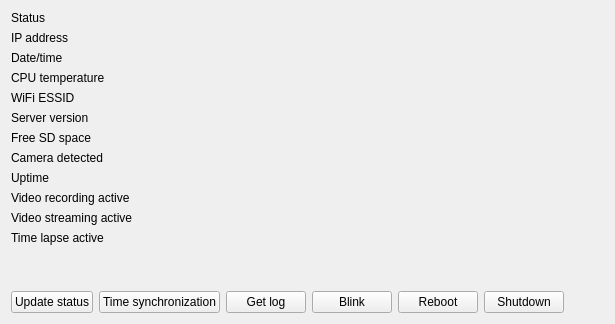
              <widget class="QWidget" name="status_tab">
               <attribute name="title">
                <string>Status</string>
               </attribute>
               <layout class="QVBoxLayout" name="verticalLayout_5">
                <item>
                 <layout class="QVBoxLayout" name="verticalLayout_4">
                  <item>
                   <layout class="QGridLayout" name="gridLayout">
                    <item row="11" column="0">
                     <widget class="QLabel" name="label_22">
                      <property name="text">
                       <string>Time lapse active</string>
                      </property>
                     </widget>
                    </item>
                    <item row="6" column="1">
                     <widget class="QLabel" name="free_sd_space_lb">
                      <property name="text">
                       <string/>
                      </property>
                     </widget>
                    </item>
                    <item row="4" column="1">
                     <widget class="QLabel" name="wifi_essid_lb">
                      <property name="text">
                       <string/>
                      </property>
                     </widget>
                    </item>
                    <item row="11" column="1">
                     <widget class="QLabel" name="time_lapse_active_lb">
                      <property name="text">
                       <string/>
                      </property>
                     </widget>
                    </item>
                    <item row="2" column="0">
                     <widget class="QLabel" name="label_2">
                      <property name="text">
                       <string>Date/time</string>
                      </property>
                     </widget>
                    </item>
                    <item row="9" column="1">
                     <widget class="QLabel" name="video_recording_active_lb">
                      <property name="text">
                       <string/>
                      </property>
                     </widget>
                    </item>
                    <item row="2" column="1">
                     <widget class="QLabel" name="datetime_lb">
                      <property name="text">
                       <string/>
                      </property>
                     </widget>
                    </item>
                    <item row="0" column="0">
                     <widget class="QLabel" name="label">
                      <property name="text">
                       <string>Status</string>
                      </property>
                     </widget>
                    </item>
                    <item row="3" column="0">
                     <widget class="QLabel" name="label_3">
                      <property name="text">
                       <string>CPU temperature</string>
                      </property>
                     </widget>
                    </item>
                    <item row="4" column="0">
                     <widget class="QLabel" name="label_8">
                      <property name="text">
                       <string>WiFi ESSID</string>
                      </property>
                     </widget>
                    </item>
                    <item row="7" column="1">
                     <widget class="QLabel" name="camera_detected_lb">
                      <property name="text">
                       <string/>
                      </property>
                     </widget>
                    </item>
                    <item row="1" column="1">
                     <widget class="QLabel" name="ip_address_lb">
                      <property name="text">
                       <string/>
                      </property>
                     </widget>
                    </item>
                    <item row="3" column="1">
                     <widget class="QLabel" name="cpu_temp_lb">
                      <property name="text">
                       <string/>
                      </property>
                     </widget>
                    </item>
                    <item row="1" column="0">
                     <widget class="QLabel" name="label_12">
                      <property name="text">
                       <string>IP address</string>
                      </property>
                     </widget>
                    </item>
                    <item row="7" column="0">
                     <widget class="QLabel" name="label_10">
                      <property name="text">
                       <string>Camera detected</string>
                      </property>
                     </widget>
                    </item>
                    <item row="10" column="0">
                     <widget class="QLabel" name="label_14">
                      <property name="text">
                       <string>Video streaming active</string>
                      </property>
                     </widget>
                    </item>
                    <item row="6" column="0">
                     <widget class="QLabel" name="label_9">
                      <property name="text">
                       <string>Free SD space</string>
                      </property>
                     </widget>
                    </item>
                    <item row="9" column="0">
                     <widget class="QLabel" name="label_13">
                      <property name="text">
                       <string>Video recording active</string>
                      </property>
                     </widget>
                    </item>
                    <item row="8" column="0">
                     <widget class="QLabel" name="label_11">
                      <property name="text">
                       <string>Uptime</string>
                      </property>
                     </widget>
                    </item>
                    <item row="8" column="1">
                     <widget class="QLabel" name="uptime_lb">
                      <property name="text">
                       <string/>
                      </property>
                     </widget>
                    </item>
                    <item row="10" column="1">
                     <widget class="QLabel" name="video_streaming_active_lb">
                      <property name="text">
                       <string/>
                      </property>
                     </widget>
                    </item>
                    <item row="0" column="1">
                     <widget class="QLabel" name="status_lb">
                      <property name="text">
                       <string/>
                      </property>
                     </widget>
                    </item>
                    <item row="5" column="0">
                     <widget class="QLabel" name="label_23">
                      <property name="text">
                       <string>Server version</string>
                      </property>
                     </widget>
                    </item>
                    <item row="5" column="1">
                     <widget class="QLabel" name="server_version_lb">
                      <property name="text">
                       <string/>
                      </property>
                     </widget>
                    </item>
                   </layout>
                  </item>
                  <item>
                   <spacer name="verticalSpacer">
                    <property name="orientation">
                     <enum>Qt::Vertical</enum>
                    </property>
                    <property name="sizeHint" stdset="0">
                     <size>
                      <width>20</width>
                      <height>40</height>
                     </size>
                    </property>
                   </spacer>
                  </item>
                  <item>
                   <layout class="QHBoxLayout" name="horizontalLayout_4">
                    <item>
                     <widget class="QPushButton" name="status_update_pb">
                      <property name="text">
                       <string>Update status</string>
                      </property>
                     </widget>
                    </item>
                    <item>
                     <widget class="QPushButton" name="time_synchro_pb">
                      <property name="text">
                       <string>Time synchronization</string>
                      </property>
                     </widget>
                    </item>
                    <item>
                     <widget class="QPushButton" name="get_log_pb">
                      <property name="text">
                       <string>Get log</string>
                      </property>
                     </widget>
                    </item>
                    <item>
                     <widget class="QPushButton" name="blink_pb">
                      <property name="text">
                       <string>Blink</string>
                      </property>
                     </widget>
                    </item>
                    <item>
                     <widget class="QPushButton" name="reboot_pb">
                      <property name="text">
                       <string>Reboot</string>
                      </property>
                     </widget>
                    </item>
                    <item>
                     <widget class="QPushButton" name="shutdown_pb">
                      <property name="text">
                       <string>Shutdown</string>
                      </property>
                     </widget>
                    </item>
                    <item>
                     <spacer name="horizontalSpacer">
                      <property name="orientation">
                       <enum>Qt::Horizontal</enum>
                      </property>
                      <property name="sizeHint" stdset="0">
                       <size>
                        <width>40</width>
                        <height>20</height>
                       </size>
                      </property>
                     </spacer>
                    </item>
                   </layout>
                  </item>
                 </layout>
                </item>
               </layout>
              </widget>
